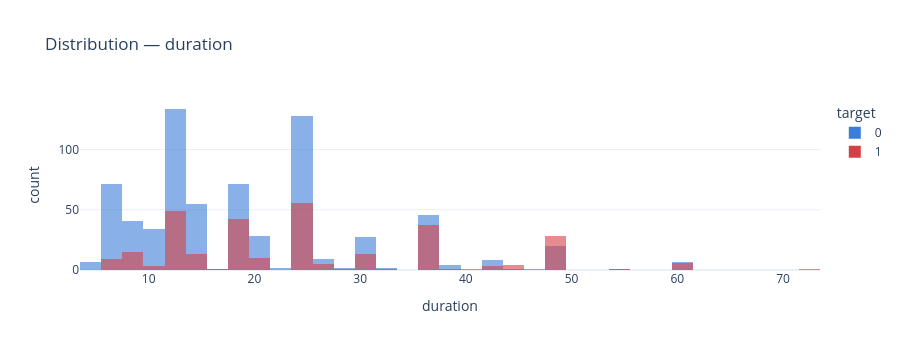
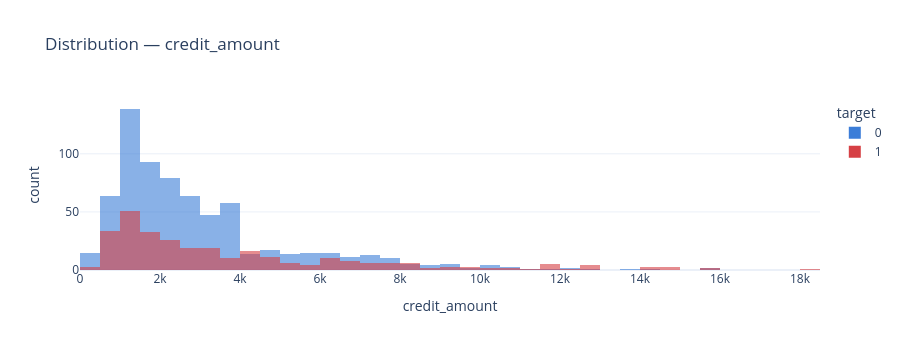
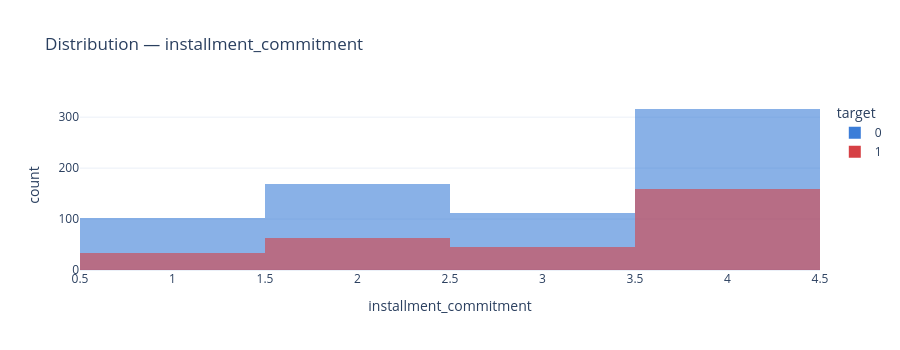
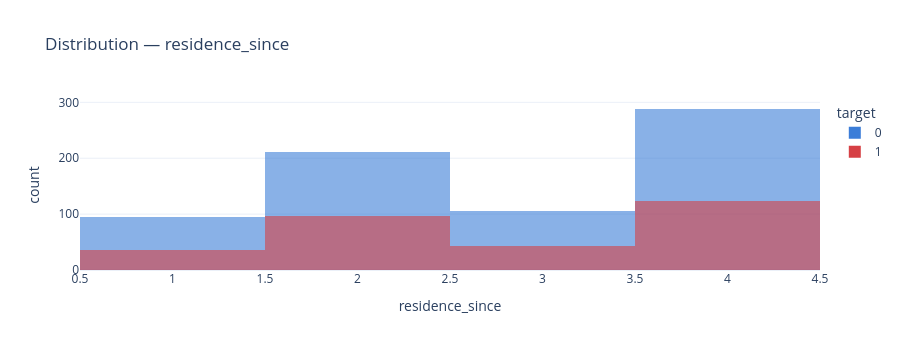

The notebook cell these images were saved under, in order:
### Code cell
# Distribution des variables numeriques
for col in num_cols[:6]:
    fig = px.histogram(df, x=col, color='target', barmode='overlay',
        title=f'Distribution — {col}',
        color_discrete_map={0: '#3B7DD8', 1: '#D64045'},
        template='plotly_white', opacity=0.6)
    fig.update_layout(height=350)
    fig.show()

### Figure 1 — Plotly figure (JSON) as saved in the notebook; plotly's stock layout.template omitted (floating-point values rounded to 4 significant figures; data arrays with more than 128 entries replaced by an {"elided": "..."} marker saying what was removed)
{"data": [{"bingroup": "x", "hovertemplate": "target=0<br>duration=%{x}<br>count=%{y}<extra></extra>", "legendgroup": "0", "marker": {"color": "#3B7DD8", "opacity": 0.6, "pattern": {"shape": ""}}, "name": "0", "orientation": "v", "showlegend": true, "type": "histogram", "x": {"elided": "700 int values"}, "xaxis": "x", "yaxis": "y"}, {"bingroup": "x", "hovertemplate": "target=1<br>duration=%{x}<br>count=%{y}<extra></extra>", "legendgroup": "1", "marker": {"color": "#D64045", "opacity": 0.6, "pattern": {"shape": ""}}, "name": "1", "orientation": "v", "showlegend": true, "type": "histogram", "x": {"elided": "300 int values"}, "xaxis": "x", "yaxis": "y"}], "layout": {"barmode": "overlay", "height": 350, "legend": {"title": {"text": "target"}, "tracegroupgap": 0}, "title": {"text": "Distribution — duration"}, "xaxis": {"anchor": "y", "domain": [0, 1], "title": {"text": "duration"}}, "yaxis": {"anchor": "x", "domain": [0, 1], "title": {"text": "count"}}}}

### Figure 2 — Plotly figure (JSON) as saved in the notebook; plotly's stock layout.template omitted (floating-point values rounded to 4 significant figures; data arrays with more than 128 entries replaced by an {"elided": "..."} marker saying what was removed)
{"data": [{"bingroup": "x", "hovertemplate": "target=0<br>credit_amount=%{x}<br>count=%{y}<extra></extra>", "legendgroup": "0", "marker": {"color": "#3B7DD8", "opacity": 0.6, "pattern": {"shape": ""}}, "name": "0", "orientation": "v", "showlegend": true, "type": "histogram", "x": {"elided": "700 int values"}, "xaxis": "x", "yaxis": "y"}, {"bingroup": "x", "hovertemplate": "target=1<br>credit_amount=%{x}<br>count=%{y}<extra></extra>", "legendgroup": "1", "marker": {"color": "#D64045", "opacity": 0.6, "pattern": {"shape": ""}}, "name": "1", "orientation": "v", "showlegend": true, "type": "histogram", "x": {"elided": "300 int values"}, "xaxis": "x", "yaxis": "y"}], "layout": {"barmode": "overlay", "height": 350, "legend": {"title": {"text": "target"}, "tracegroupgap": 0}, "title": {"text": "Distribution — credit_amount"}, "xaxis": {"anchor": "y", "domain": [0, 1], "title": {"text": "credit_amount"}}, "yaxis": {"anchor": "x", "domain": [0, 1], "title": {"text": "count"}}}}

### Figure 3 — Plotly figure (JSON) as saved in the notebook; plotly's stock layout.template omitted (floating-point values rounded to 4 significant figures; data arrays with more than 128 entries replaced by an {"elided": "..."} marker saying what was removed)
{"data": [{"bingroup": "x", "hovertemplate": "target=0<br>installment_commitment=%{x}<br>count=%{y}<extra></extra>", "legendgroup": "0", "marker": {"color": "#3B7DD8", "opacity": 0.6, "pattern": {"shape": ""}}, "name": "0", "orientation": "v", "showlegend": true, "type": "histogram", "x": {"elided": "700 int values"}, "xaxis": "x", "yaxis": "y"}, {"bingroup": "x", "hovertemplate": "target=1<br>installment_commitment=%{x}<br>count=%{y}<extra></extra>", "legendgroup": "1", "marker": {"color": "#D64045", "opacity": 0.6, "pattern": {"shape": ""}}, "name": "1", "orientation": "v", "showlegend": true, "type": "histogram", "x": {"elided": "300 int values"}, "xaxis": "x", "yaxis": "y"}], "layout": {"barmode": "overlay", "height": 350, "legend": {"title": {"text": "target"}, "tracegroupgap": 0}, "title": {"text": "Distribution — installment_commitment"}, "xaxis": {"anchor": "y", "domain": [0, 1], "title": {"text": "installment_commitment"}}, "yaxis": {"anchor": "x", "domain": [0, 1], "title": {"text": "count"}}}}

### Figure 4 — Plotly figure (JSON) as saved in the notebook; plotly's stock layout.template omitted (floating-point values rounded to 4 significant figures; data arrays with more than 128 entries replaced by an {"elided": "..."} marker saying what was removed)
{"data": [{"bingroup": "x", "hovertemplate": "target=0<br>residence_since=%{x}<br>count=%{y}<extra></extra>", "legendgroup": "0", "marker": {"color": "#3B7DD8", "opacity": 0.6, "pattern": {"shape": ""}}, "name": "0", "orientation": "v", "showlegend": true, "type": "histogram", "x": {"elided": "700 int values"}, "xaxis": "x", "yaxis": "y"}, {"bingroup": "x", "hovertemplate": "target=1<br>residence_since=%{x}<br>count=%{y}<extra></extra>", "legendgroup": "1", "marker": {"color": "#D64045", "opacity": 0.6, "pattern": {"shape": ""}}, "name": "1", "orientation": "v", "showlegend": true, "type": "histogram", "x": {"elided": "300 int values"}, "xaxis": "x", "yaxis": "y"}], "layout": {"barmode": "overlay", "height": 350, "legend": {"title": {"text": "target"}, "tracegroupgap": 0}, "title": {"text": "Distribution — residence_since"}, "xaxis": {"anchor": "y", "domain": [0, 1], "title": {"text": "residence_since"}}, "yaxis": {"anchor": "x", "domain": [0, 1], "title": {"text": "count"}}}}
